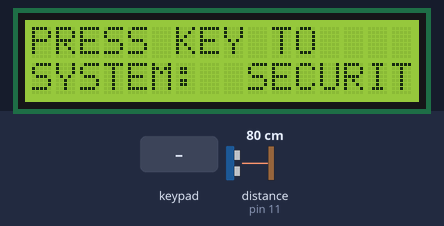
Simulated run of this program. Board: Arduino Uno, built with avr-gcc and run on an emulated ATmega328P. On the bench: 16×2 character LCD. Inputs (shaded band) come from the test bench; at power-on: distance to the obstacle (sensor on pin 11) 80 cm. The echo pulse lasts 58.3 µs per cm.

Above: at 1.2 s.
1.3 s: key '?' pressed
At 2.1 s:
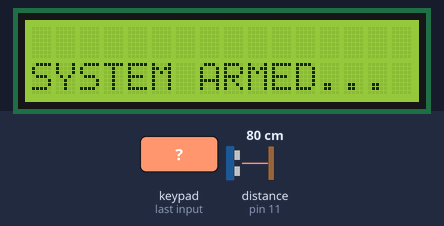
4.3 s: distance to the obstacle (sensor on pin 11) set to 12 cm
6.0 s: distance to the obstacle (sensor on pin 11) set to 9 cm
At 7.3 s:
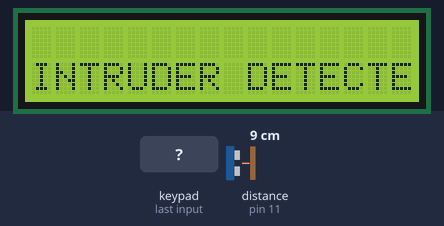
9.0 s: keypad keys 6 7 * * 6 7 pressed 0.4 s apart
At 12.8 s:
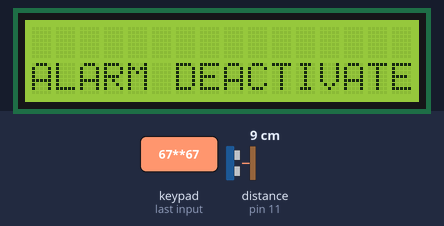
Timing chart, 0 to 14.3 s (numbered marks = the images above; inputs shaded):
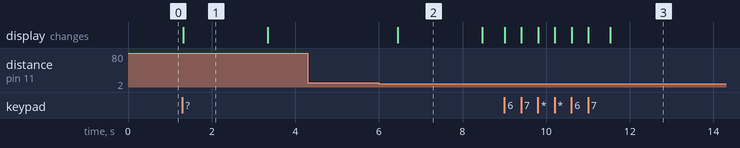

Measured:
- the behaviour switches between 11 and 10 cm on distance to the obstacle (sensor on pin 11) (found by bisection; images 1 and 2)
- after the input at 1.3 s, the display: changes at once (image 1)
- after the input at 4.3 s, every drawn part: stays the same
- after the input at 6.0 s, the display: changes after 0.46 s (image 2)
- after the input at 9.0 s, the display: first changes at once (image 3 shows a later state)
- what the display in image 1 shows lasts 2.0 s, from 1.3 s to 3.3 s

The program:

main.cpp
```cpp
#include <Arduino.h>
#include <LiquidCrystal_I2C.h>
#include <Keypad.h>

LiquidCrystal_I2C lcd(0x27, 16, 2);

const int trigPin = 10;
const int echoPin = 11;

const byte ROWS = 4;
const byte COLS = 4;

char keys[ROWS][COLS] = {
  {'1', '2', '3', '%'},
  {'4', '5', '6', '!'},
  {'7', '8', '9', '@'},
  {'*', '0', '#', '?'}
};

byte rowPins[ROWS] = {5, 4, 3, 2};
byte colPins[COLS] = {6, 7, 8, 9};

Keypad keypad = Keypad(makeKeymap(keys), rowPins, colPins, ROWS, COLS);

int cursorPosition = 0;
char enteredCode[7];

bool intruderDetected = false;
bool systemArmed = false;
bool codeRequired = false;

void setup() {

    Serial.begin(9600);

    pinMode(trigPin, OUTPUT);
    pinMode(echoPin, INPUT);

    lcd.init();
    lcd.backlight();
    lcd.setCursor(0, 0);

}

void loop() {

    lcd.clear();
    lcd.setCursor(0, 0);
    lcd.print("PRESS KEY TO");
    lcd.setCursor(0, 1);
    lcd.print("ACTIVATE SECURITY");
    lcd.setCursor(0, 2);
    lcd.print("SYSTEM: ");

    while (systemArmed == false) {

        char key = keypad.getKey();

        if (key == '?'){
            systemArmed = true;
        }
    }

    lcd.clear();
    lcd.setCursor(0, 1);
    lcd.print("SYSTEM ARMED...");
    delay(2000);

    while (systemArmed == true && intruderDetected == false) {

        lcd.clear();
        lcd.setCursor(0, 1);
        lcd.print("SCANNING");
        lcd.setCursor(0, 2);
        lcd.print("FOR INTRUDERS...");
        delay(750);

        digitalWrite(trigPin, LOW);
        delayMicroseconds(2);

        digitalWrite(trigPin, HIGH);
        delayMicroseconds(10);
        digitalWrite(trigPin, LOW);

        long duration = pulseIn(echoPin, HIGH);
        long distance = duration * 0.034 / 2;

        if (distance < 10) {
            intruderDetected = true;
            codeRequired = true;
        }
    }

    while (intruderDetected == true && codeRequired == true) {

        lcd.clear();
        lcd.setCursor(0, 1);
        lcd.print("INTRUDER DETECTED!");

        delay(2000);

        lcd.clear();
        lcd.setCursor(0, 0);
        lcd.print("ENTER CODE: ");

        codeRequired = false;

    }

    unsigned long codeStartTime = millis();
    int lastTimeLeft = -1;

    while (systemArmed == true && intruderDetected == true && codeRequired == false) {

        unsigned long elapsedTime = (millis() - codeStartTime) / 1000;
        int timeLeft = 30 - elapsedTime;

        if (timeLeft < 0) {
            timeLeft = 0;
        }

        if (timeLeft != lastTimeLeft) {

            lcd.setCursor(17, 2);
            lcd.print("   ");

            lcd.setCursor(17, 2);
            lcd.print(timeLeft);

            lastTimeLeft = timeLeft;
    }

        char key = keypad.getKey();

        if (key) {

            lcd.setCursor(cursorPosition, 2);
            lcd.print(key);

            enteredCode[cursorPosition] = key;
            cursorPosition++;

            if (cursorPosition >= 6) {

                enteredCode[6] = '\0';

                if (strcmp(enteredCode, "67**67") == 0) {

                    delay(500);
                    lcd.clear();
                    lcd.setCursor(0, 1);
                    lcd.print("ALARM DEACTIVATED...");

                    delay(3000);

                    systemArmed = false;
                    intruderDetected = false;
                    cursorPosition = 0;
                    enteredCode[0] = '\0';

                }else{
                    delay(500);
                    lcd.clear();
                    lcd.setCursor(0, 1);
                    lcd.print("CODE INCORRECT!");

                    delay(1500);

                    lcd.clear();
                    lcd.setCursor(0, 0);
                    lcd.print("ENTER CODE: ");

                    cursorPosition = 0;
                    enteredCode[0] = '\0';
                }
            }
        }
    }
}
```
